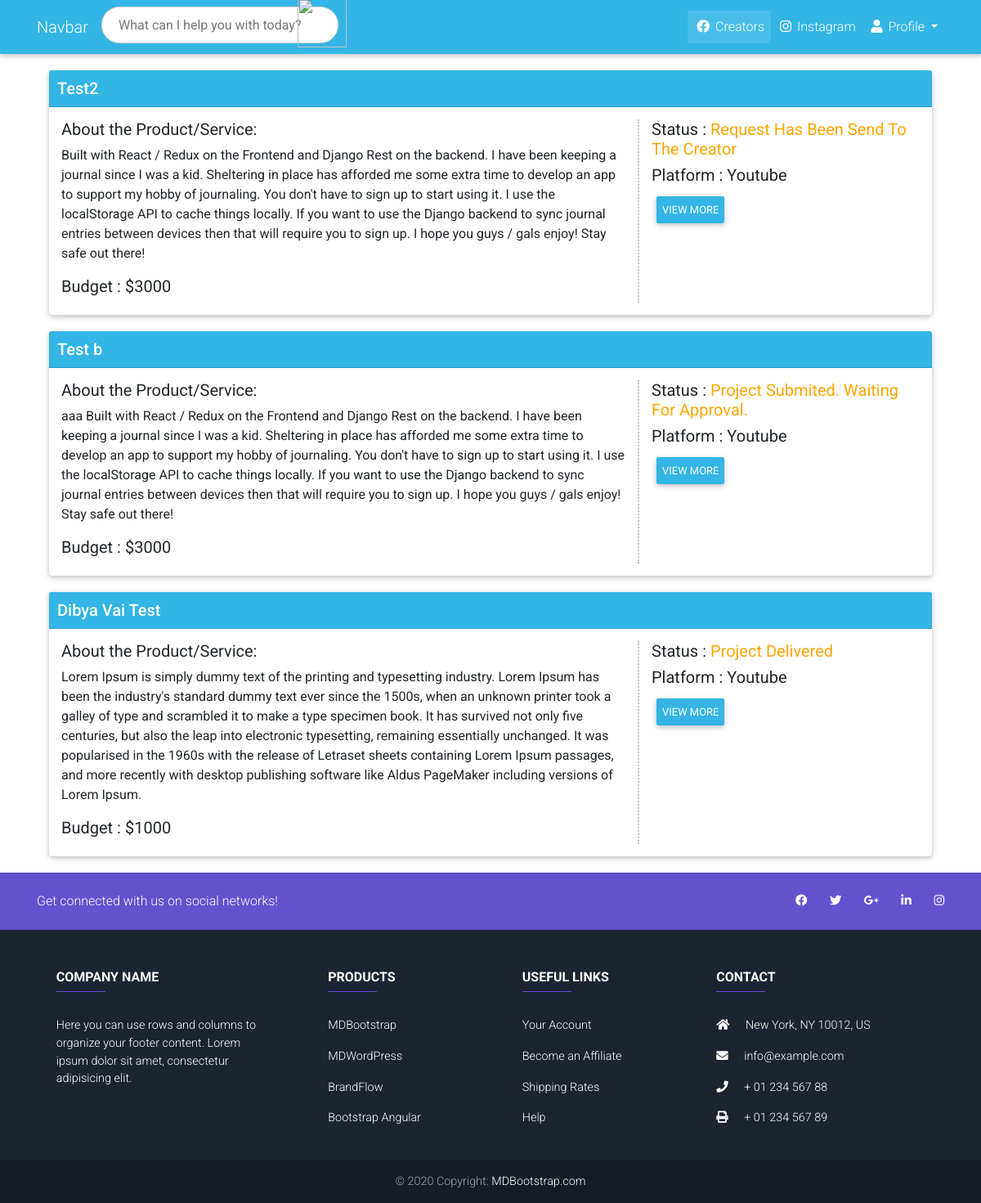
Page /created-campaigns (signed in) on the committed database.
### mainwebsite/models.py (models this page shows, shortened)
class Campaign(models.Model):
    campaign_titel=models.CharField(max_length=200,default="")
    campaign_country=models.CharField(max_length=200,default="")
    platform=models.CharField(max_length=100,default="")
    campaign_type=models.CharField(max_length=100,default="")
    ads_category=models.CharField(max_length=100,default="")
    ads_url=models.CharField(max_length=100,default="")
    is_shipping_product=models.BooleanField("IS_Shipping_Product",default=True)
    about_product_or_service=models.TextField(max_length=5000,default="")
    campaign_listing_duration=models.CharField(max_length=50,default="")
    about_campaign=models.TextField(max_length=5000,default="")
    exact_requirement=models.TextField(max_length=5000,default="")
    traget_audience=models.CharField(max_length=100,default="")
    project_budget=models.CharField(max_length=100,default="")
    brand=models.ForeignKey(Brand,on_delete=models.CASCADE,null=True)
    createddate=models.DateTimeField(auto_now_add=True)
    status=models.CharField(max_length=100,default="Under Verification")
    is_admin_approved=models.BooleanField("Is Admin Approved",default=False)
    is_project_rejected=models.BooleanField("Is Project Rejected",default=False)
    is_payment_done = models.BooleanField("Is Payment Done", default=False)
    unquie_id = models.CharField(max_length=100, default="")

### mainwebsite/views.py (the view)
# urls.py: path('created-campaigns',views.created_campaigns,name="All Created Campaigns"),
def created_campaigns(request):
    logedinbrand=Brand.objects.get(brand_email=request.session['logedin_email'])
    allcamp=Campaign.objects.filter(brand=logedinbrand)
    param = {"campaigns": allcamp}
    return render(request,"mainwebsite/created-campaigns.html",param)

### mainwebsite/templates/mainwebsite/created-campaigns.html (shortened to what this page needs)
{% extends "mainwebsite/layout.html" %}
{% block body %}
<div class="container">
	{% for campainslists in campaigns %}
	<div class="col-lg-12 col-md-12">
		<div class="card" style="display: block;margin: auto;margin-top: 20px;margin-bottom: 20px">
		   <h5 class="card-header info-color white-text" style="padding: 10px;text-align: left;">
			  <strong>{{campainslists.campaign_titel}}</strong>
			</h5>
			 <div class="card-body px-lg-5 pt-0" style="padding: 15px !important;">
			 	<div class="row">
				 	<div class="col-lg-8 col-md-12">
				 		<h5>About the Product/Service:</h5>
				 		<p>{{campainslists.about_product_or_service}}</p>
				 		<h5>Budget :  ${{campainslists.project_budget}} </h5>
				 	</div>
				 	<div class="col-lg-4 col-md-12" style="border-left: 2px dotted #c1c1c1 !important;">
				 		<h5>Status : <span style="color: orange">
				 				{{campainslists.status}}
				 		</span>
				 		</h5>
				 		<h5>Platform : {{campainslists.platform}}</h5>
				 		{% if campainslists.is_project_rejected == False %}
				 			<button class="btn" onclick="window.location.href='/brand-campign-details/{{campainslists.id}}'"style="width: auto;float: left;background:#33b5e5">View More</button>
				 		{%endif%}
				 	</div>
			 	</div>
			 </div>
		</div>
	</div>
	{% endfor %}
</div>
{% endblock %}

### mainwebsite/static/mainwebsite/css/custom.css (style rules this page uses)
.card { margin-bottom: 20px; }
.btn { color: #fff; background-color: #37a000; border-color: transparent; padding: 7px !important; color: white !important; }
h5,.formp { font-weight:500; }

### rows in the picture
Campaign: campaign_titel "Test2", about_product_or_service "Built with React / Redux on the Frontend and Django Rest on the backend. I have been keeping a journal since I was a kid. Sheltering in place has afforded me some extra time to develop an app to support my hobby of journaling. You don't have to sign up to start using it. I use the localStorage API to cache things locally. If you want to use the Django backend to sync journal entries between devices then that will require you to sign up. I hope you guys / gals enjoy! Stay safe out there!", project_budget "3000", status "Request Has Been Send To The Creator", platform "Youtube"
Campaign: campaign_titel "Test b", about_product_or_service "aaa Built with React / Redux on the Frontend and Django Rest on the backend. I have been keeping a journal since I was a kid. Sheltering in place has afforded me some extra time to develop an app to support my hobby of journaling. You don't have to sign up to start using it. I use the localStorage API to cache things locally. If you want to use the Django backend to sync journal entries between devices then that will require you to sign up. I hope you guys / gals enjoy! Stay safe out there!", project_budget "3000", status "Project Submited. Waiting For Approval.", platform "Youtube"
Campaign: campaign_titel "Dibya Vai Test", about_product_or_service "Lorem Ipsum is simply dummy text of the printing and typesetting industry. Lorem Ipsum has been the industry's standard dummy text ever since the 1500s, when an unknown printer took a galley of type and scrambled it to make a type specimen book. It has survived not only five centuries, but also the leap into electronic typesetting, remaining essentially unchanged. It was popularised in the 1960s with the release of Letraset sheets containing Lorem Ipsum passages, and more recently with desktop publishing software like Aldus PageMaker including versions of Lorem Ipsum.", project_budget "1000", status "Project Delivered", platform "Youtube"
